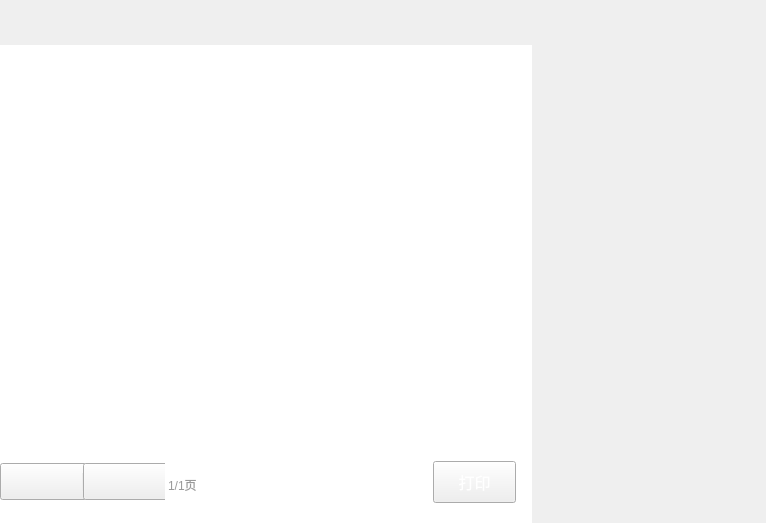
<?xml version="1.0" encoding="UTF-8"?>
<ui version="4.0">
 <class>ReceiptDetialWidget</class>
 <widget class="QWidget" name="ReceiptDetialWidget">
  <property name="geometry">
   <rect>
    <x>0</x>
    <y>0</y>
    <width>766</width>
    <height>523</height>
   </rect>
  </property>
  <property name="sizeIncrement">
   <size>
    <width>76</width>
    <height>52</height>
   </size>
  </property>
  <property name="baseSize">
   <size>
    <width>766</width>
    <height>523</height>
   </size>
  </property>
  <property name="windowTitle">
   <string>Form</string>
  </property>
  <layout class="QVBoxLayout" name="verticalLayout">
   <property name="spacing">
    <number>0</number>
   </property>
   <property name="leftMargin">
    <number>0</number>
   </property>
   <property name="topMargin">
    <number>0</number>
   </property>
   <property name="rightMargin">
    <number>0</number>
   </property>
   <property name="bottomMargin">
    <number>0</number>
   </property>
   <item>
    <widget class="QWidget" name="mainWidget" native="true">
     <layout class="QHBoxLayout" name="horizontalLayout" stretch="466,300">
      <property name="spacing">
       <number>6</number>
      </property>
      <property name="leftMargin">
       <number>0</number>
      </property>
      <property name="topMargin">
       <number>15</number>
      </property>
      <property name="rightMargin">
       <number>0</number>
      </property>
      <property name="bottomMargin">
       <number>0</number>
      </property>
      <item>
       <widget class="QWidget" name="leftWidget" native="true">
        <layout class="QVBoxLayout" name="verticalLayout_2">
         <property name="spacing">
          <number>0</number>
         </property>
         <property name="leftMargin">
          <number>0</number>
         </property>
         <property name="topMargin">
          <number>0</number>
         </property>
         <property name="rightMargin">
          <number>0</number>
         </property>
         <property name="bottomMargin">
          <number>0</number>
         </property>
         <item>
          <widget class="ReceiptDetialTitleWidget" name="titleWidget" native="true">
           <property name="minimumSize">
            <size>
             <width>0</width>
             <height>30</height>
            </size>
           </property>
          </widget>
         </item>
         <item>
          <widget class="ReceiptDetialListView" name="receiptListView">
           <property name="styleSheet">
            <string notr="true">QListView{
border:none;
}</string>
           </property>
          </widget>
         </item>
         <item>
          <widget class="QWidget" name="bottomWidget" native="true">
           <property name="minimumSize">
            <size>
             <width>0</width>
             <height>62</height>
            </size>
           </property>
           <property name="styleSheet">
            <string notr="true">QWidget#bottomWidget{
    background-color:#ffffff;
}</string>
           </property>
           <layout class="QHBoxLayout" name="horizontalLayout_2">
            <property name="spacing">
             <number>16</number>
            </property>
            <property name="leftMargin">
             <number>0</number>
            </property>
            <property name="topMargin">
             <number>0</number>
            </property>
            <property name="rightMargin">
             <number>16</number>
            </property>
            <property name="bottomMargin">
             <number>20</number>
            </property>
            <item>
             <widget class="QWidget" name="groupWidget" native="true">
              <property name="minimumSize">
               <size>
                <width>200</width>
                <height>0</height>
               </size>
              </property>
              <layout class="QHBoxLayout" name="horizontalLayout_4">
               <property name="spacing">
                <number>0</number>
               </property>
               <property name="leftMargin">
                <number>0</number>
               </property>
               <property name="topMargin">
                <number>0</number>
               </property>
               <property name="rightMargin">
                <number>0</number>
               </property>
               <property name="bottomMargin">
                <number>0</number>
               </property>
               <item>
                <spacer name="horizontalSpacer_2">
                 <property name="orientation">
                  <enum>Qt::Horizontal</enum>
                 </property>
                 <property name="sizeHint" stdset="0">
                  <size>
                   <width>13</width>
                   <height>20</height>
                  </size>
                 </property>
                </spacer>
               </item>
               <item>
                <widget class="QWidget" name="buttonWidget" native="true">
                 <layout class="QHBoxLayout" name="horizontalLayout_3">
                  <property name="spacing">
                   <number>0</number>
                  </property>
                  <property name="leftMargin">
                   <number>0</number>
                  </property>
                  <property name="topMargin">
                   <number>0</number>
                  </property>
                  <property name="rightMargin">
                   <number>0</number>
                  </property>
                  <property name="bottomMargin">
                   <number>0</number>
                  </property>
                  <item>
                   <widget class="QPushButton" name="lastButton">
                    <property name="minimumSize">
                     <size>
                      <width>87</width>
                      <height>37</height>
                     </size>
                    </property>
                    <property name="styleSheet">
                     <string notr="true">QPushButton
{
        border-image: url(:/saleImage/btn-up-nomal.png);
}

QPushButton:pressed
{
        border-image: url(:/saleImage/btn-up-pess.png);
}

QPushButton:disabled
{
border-image: url(:/saleImage/btn-up-disable.png);
}</string>
                    </property>
                    <property name="text">
                     <string/>
                    </property>
                   </widget>
                  </item>
                  <item>
                   <widget class="QWidget" name="widget_6" native="true">
                    <property name="minimumSize">
                     <size>
                      <width>1</width>
                      <height>18</height>
                     </size>
                    </property>
                    <property name="maximumSize">
                     <size>
                      <width>1</width>
                      <height>18</height>
                     </size>
                    </property>
                    <property name="styleSheet">
                     <string notr="true">border: 1px solid #ededed;</string>
                    </property>
                   </widget>
                  </item>
                  <item>
                   <widget class="QPushButton" name="nextButton">
                    <property name="minimumSize">
                     <size>
                      <width>87</width>
                      <height>37</height>
                     </size>
                    </property>
                    <property name="styleSheet">
                     <string notr="true">QPushButton{
        border-image: url(:/saleImage/btn-down-nomal.png);
}

QPushButton:pressed{
        border-image: url(:/saleImage/btn-down-pess.png);
}

QPushButton:disabled{
        border-image: url(:/saleImage/btn-down-disabled.png);
}</string>
                    </property>
                    <property name="text">
                     <string/>
                    </property>
                   </widget>
                  </item>
                 </layout>
                </widget>
               </item>
               <item>
                <spacer name="horizontalSpacer_3">
                 <property name="orientation">
                  <enum>Qt::Horizontal</enum>
                 </property>
                 <property name="sizeHint" stdset="0">
                  <size>
                   <width>17</width>
                   <height>20</height>
                  </size>
                 </property>
                </spacer>
               </item>
               <item>
                <widget class="QLabel" name="pageLabel">
                 <property name="styleSheet">
                  <string notr="true">font-size:12px;
color:#999999;
font-family:&quot;微软雅黑&quot;;
padding-top:6px;</string>
                 </property>
                 <property name="text">
                  <string>1/1页</string>
                 </property>
                </widget>
               </item>
              </layout>
             </widget>
            </item>
            <item>
             <spacer name="horizontalSpacer">
              <property name="orientation">
               <enum>Qt::Horizontal</enum>
              </property>
              <property name="sizeHint" stdset="0">
               <size>
                <width>86</width>
                <height>20</height>
               </size>
              </property>
             </spacer>
            </item>
            <item>
             <widget class="QWidget" name="contrlWidget" native="true">
              <property name="minimumSize">
               <size>
                <width>300</width>
                <height>0</height>
               </size>
              </property>
              <layout class="QHBoxLayout" name="horizontalLayout_5">
               <property name="spacing">
                <number>4</number>
               </property>
               <property name="leftMargin">
                <number>0</number>
               </property>
               <property name="topMargin">
                <number>0</number>
               </property>
               <property name="rightMargin">
                <number>0</number>
               </property>
               <property name="bottomMargin">
                <number>0</number>
               </property>
               <item>
                <spacer name="horizontalSpacer_4">
                 <property name="orientation">
                  <enum>Qt::Horizontal</enum>
                 </property>
                 <property name="sizeHint" stdset="0">
                  <size>
                   <width>210</width>
                   <height>20</height>
                  </size>
                 </property>
                </spacer>
               </item>
               <item>
                <widget class="QPushButton" name="printButton">
                 <property name="minimumSize">
                  <size>
                   <width>83</width>
                   <height>42</height>
                  </size>
                 </property>
                 <property name="styleSheet">
                  <string notr="true">QPushButton{
        font-size:16px;
        color:#ffffff;
        border-image: url(:/adjustPrice/blueButton.png);
}

QPushButton:pressed{
        border-image: url(:/adjustPrice/blueButtonPress.png);
}

QPushButton:disabled{
        border-image: url(:/adjustPrice/buttonDisable.png);
}</string>
                 </property>
                 <property name="text">
                  <string>打印</string>
                 </property>
                </widget>
               </item>
              </layout>
             </widget>
            </item>
           </layout>
          </widget>
         </item>
        </layout>
       </widget>
      </item>
      <item>
       <widget class="QWidget" name="rightWidget" native="true">
        <layout class="QVBoxLayout" name="verticalLayout_3">
         <property name="spacing">
          <number>0</number>
         </property>
         <property name="leftMargin">
          <number>0</number>
         </property>
         <property name="topMargin">
          <number>0</number>
         </property>
         <property name="rightMargin">
          <number>0</number>
         </property>
         <property name="bottomMargin">
          <number>0</number>
         </property>
         <item>
          <widget class="ReceiptDetialInfoWidget" name="receiptDetialWidget" native="true"/>
         </item>
        </layout>
       </widget>
      </item>
     </layout>
    </widget>
   </item>
  </layout>
 </widget>
 <customwidgets>
  <customwidget>
   <class>ReceiptDetialTitleWidget</class>
   <extends>QWidget</extends>
   <header>receiptdetialtitlewidget.h</header>
   <container>1</container>
  </customwidget>
  <customwidget>
   <class>ReceiptDetialListView</class>
   <extends>QListView</extends>
   <header>receiptdetiallistview.h</header>
  </customwidget>
  <customwidget>
   <class>ReceiptDetialInfoWidget</class>
   <extends>QWidget</extends>
   <header>receiptdetialinfowidget.h</header>
   <container>1</container>
  </customwidget>
 </customwidgets>
 <resources/>
 <connections/>
</ui>
